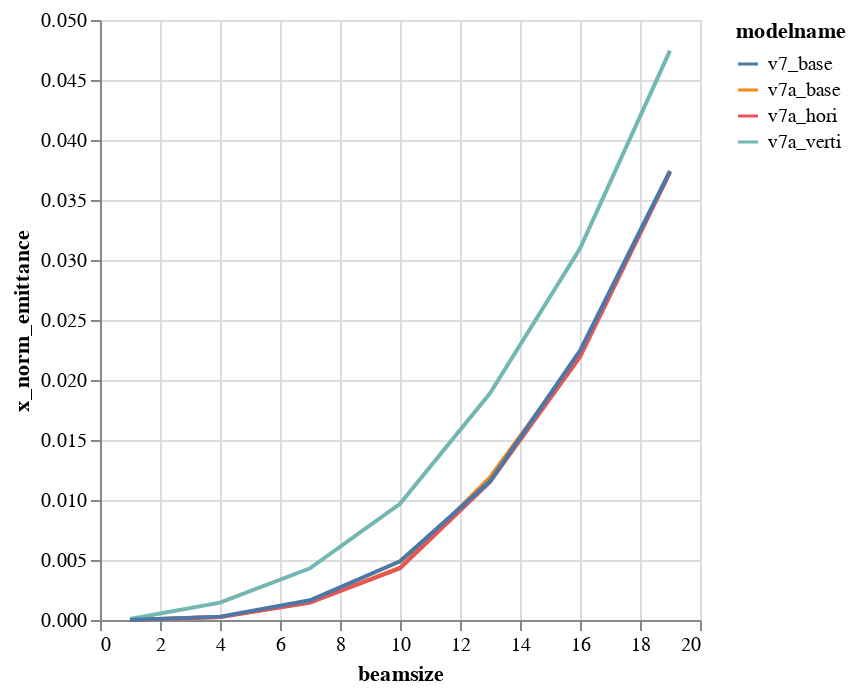

Notebook cell for this chart:
### Code cell
alt.Chart(DATA.loc[DATA["beamsize"]<=20]).mark_line().encode(
    color="modelname",
    x='beamsize',
    y='x_norm_emittance',
)

### Figure 1 — Vega-Lite specification as saved in the notebook (floating-point values rounded to 4 significant figures)
{"$schema": "https://vega.github.io/schema/vega-lite/v1.2.1.json", "data": {"values": [{"Unnamed: 0": 0, "beamsize": 1, "losses": 0, "modelname": "v7a_base", "relbeta": 0.002308, "sourceID": 16777217, "sourceName": "bs_1", "x_emittance": 0.00299, "x_norm_emittance": 6.902e-06, "y_emittance": 6.686e-05, "y_norm_emittance": 1.543e-07}, {"Unnamed: 0": 1, "beamsize": 4, "losses": 0, "modelname": "v7a_base", "relbeta": 0.002308, "sourceID": 16777218, "sourceName": "bs_4", "x_emittance": 0.1047, "x_norm_emittance": 0.0002417, "y_emittance": 0.004292, "y_norm_emittance": 9.907e-06}, {"Unnamed: 0": 2, "beamsize": 7, "losses": 0, "modelname": "v7a_base", "relbeta": 0.002308, "sourceID": 16777219, "sourceName": "bs_7", "x_emittance": 0.6383, "x_norm_emittance": 0.001474, "y_emittance": 0.02164, "y_norm_emittance": 4.995e-05}, {"Unnamed: 0": 3, "beamsize": 10, "losses": 0, "modelname": "v7a_base", "relbeta": 0.002308, "sourceID": 16777220, "sourceName": "bs_10", "x_emittance": 1.887, "x_norm_emittance": 0.004357, "y_emittance": 0.08267, "y_norm_emittance": 0.0001908}, {"Unnamed: 0": 4, "beamsize": 13, "losses": 1, "modelname": "v7a_base", "relbeta": 0.002308, "sourceID": 16777221, "sourceName": "bs_13", "x_emittance": 5.148, "x_norm_emittance": 0.01188, "y_emittance": 0.1961, "y_norm_emittance": 0.0004526}, {"Unnamed: 0": 5, "beamsize": 16, "losses": 13, "modelname": "v7a_base", "relbeta": 0.002308, "sourceID": 16777222, "sourceName": "bs_16", "x_emittance": 9.592, "x_norm_emittance": 0.02214, "y_emittance": 0.4002, "y_norm_emittance": 0.0009238}, {"Unnamed: 0": 6, "beamsize": 19, "losses": 33, "modelname": "v7a_base", "relbeta": 0.002308, "sourceID": 16777223, "sourceName": "bs_19", "x_emittance": 16.19, "x_norm_emittance": 0.03737, "y_emittance": 0.857, "y_norm_emittance": 0.001978}, {"Unnamed: 0": 0, "beamsize": 1, "losses": 0, "modelname": "v7a_hori", "relbeta": 0.002308, "sourceID": 16777217, "sourceName": "bs_1", "x_emittance": 0.002868, "x_norm_emittance": 6.62e-06, "y_emittance": 7.938e-06, "y_norm_emittance": 1.832e-08}, {"Unnamed: 0": 1, "beamsize": 4, "losses": 0, "modelname": "v7a_hori", "relbeta": 0.002308, "sourceID": 16777218, "sourceName": "bs_4", "x_emittance": 0.1042, "x_norm_emittance": 0.0002406, "y_emittance": 0.0008403, "y_norm_emittance": 1.94e-06}, {"Unnamed: 0": 2, "beamsize": 7, "losses": 0, "modelname": "v7a_hori", "relbeta": 0.002308, "sourceID": 16777219, "sourceName": "bs_7", "x_emittance": 0.632, "x_norm_emittance": 0.001459, "y_emittance": 0.006782, "y_norm_emittance": 1.566e-05}, {"Unnamed: 0": 3, "beamsize": 10, "losses": 0, "modelname": "v7a_hori", "relbeta": 0.002308, "sourceID": 16777220, "sourceName": "bs_10", "x_emittance": 1.866, "x_norm_emittance": 0.004307, "y_emittance": 0.07588, "y_norm_emittance": 0.0001752}, {"Unnamed: 0": 4, "beamsize": 13, "losses": 2, "modelname": "v7a_hori", "relbeta": 0.002308, "sourceID": 16777221, "sourceName": "bs_13", "x_emittance": 4.984, "x_norm_emittance": 0.01151, "y_emittance": 0.1732, "y_norm_emittance": 0.0003998}, {"Unnamed: 0": 5, "beamsize": 16, "losses": 13, "modelname": "v7a_hori", "relbeta": 0.002308, "sourceID": 16777222, "sourceName": "bs_16", "x_emittance": 9.491, "x_norm_emittance": 0.02191, "y_emittance": 0.3577, "y_norm_emittance": 0.0008257}, {"Unnamed: 0": 6, "beamsize": 19, "losses": 38, "modelname": "v7a_hori", "relbeta": 0.002308, "sourceID": 16777223, "sourceName": "bs_19", "x_emittance": 16.16, "x_norm_emittance": 0.0373, "y_emittance": 0.9717, "y_norm_emittance": 0.002243}, {"Unnamed: 0": 0, "beamsize": 1, "losses": 0, "modelname": "v7a_verti", "relbeta": 0.002308, "sourceID": 16777217, "sourceName": "bs_1", "x_emittance": 0.03888, "x_norm_emittance": 8.976e-05, "y_emittance": 0.0388, "y_norm_emittance": 8.958e-05}, {"Unnamed: 0": 1, "beamsize": 4, "losses": 0, "modelname": "v7a_verti", "relbeta": 0.002308, "sourceID": 16777218, "sourceName": "bs_4", "x_emittance": 0.6259, "x_norm_emittance": 0.001445, "y_emittance": 0.6147, "y_norm_emittance": 0.001419}, {"Unnamed: 0": 2, "beamsize": 7, "losses": 0, "modelname": "v7a_verti", "relbeta": 0.002308, "sourceID": 16777219, "sourceName": "bs_7", "x_emittance": 1.867, "x_norm_emittance": 0.004309, "y_emittance": 1.757, "y_norm_emittance": 0.004055}, {"Unnamed: 0": 3, "beamsize": 10, "losses": 0, "modelname": "v7a_verti", "relbeta": 0.002308, "sourceID": 16777220, "sourceName": "bs_10", "x_emittance": 4.196, "x_norm_emittance": 0.009687, "y_emittance": 3.781, "y_norm_emittance": 0.008728}, {"Unnamed: 0": 4, "beamsize": 13, "losses": 1, "modelname": "v7a_verti", "relbeta": 0.002308, "sourceID": 16777221, "sourceName": "bs_13", "x_emittance": 8.181, "x_norm_emittance": 0.01888, "y_emittance": 6.529, "y_norm_emittance": 0.01507}, {"Unnamed: 0": 5, "beamsize": 16, "losses": 13, "modelname": "v7a_verti", "relbeta": 0.002308, "sourceID": 16777222, "sourceName": "bs_16", "x_emittance": 13.41, "x_norm_emittance": 0.03096, "y_emittance": 9.296, "y_norm_emittance": 0.02146}, {"Unnamed: 0": 6, "beamsize": 19, "losses": 33, "modelname": "v7a_verti", "relbeta": 0.002308, "sourceID": 16777223, "sourceName": "bs_19", "x_emittance": 20.55, "x_norm_emittance": 0.04745, "y_emittance": 13.33, "y_norm_emittance": 0.03078}, {"Unnamed: 0": 0, "beamsize": 1, "losses": 0, "modelname": "v7_base", "relbeta": 0.002308, "sourceID": 16777217, "sourceName": "bs_1", "x_emittance": 0.003007, "x_norm_emittance": 6.941e-06, "y_emittance": 0.0006105, "y_norm_emittance": 1.409e-06}, {"Unnamed: 0": 1, "beamsize": 4, "losses": 0, "modelname": "v7_base", "relbeta": 0.002308, "sourceID": 16777218, "sourceName": "bs_4", "x_emittance": 0.1218, "x_norm_emittance": 0.0002812, "y_emittance": 0.0404, "y_norm_emittance": 9.327e-05}, {"Unnamed: 0": 2, "beamsize": 7, "losses": 0, "modelname": "v7_base", "relbeta": 0.002308, "sourceID": 16777219, "sourceName": "bs_7", "x_emittance": 0.7121, "x_norm_emittance": 0.001644, "y_emittance": 0.1995, "y_norm_emittance": 0.0004605}, {"Unnamed: 0": 3, "beamsize": 10, "losses": 0, "modelname": "v7_base", "relbeta": 0.002308, "sourceID": 16777220, "sourceName": "bs_10", "x_emittance": 2.12, "x_norm_emittance": 0.004895, "y_emittance": 0.6976, "y_norm_emittance": 0.00161}, {"Unnamed: 0": 4, "beamsize": 13, "losses": 1, "modelname": "v7_base", "relbeta": 0.002308, "sourceID": 16777221, "sourceName": "bs_13", "x_emittance": 5.007, "x_norm_emittance": 0.01156, "y_emittance": 1.717, "y_norm_emittance": 0.003964}, {"Unnamed: 0": 5, "beamsize": 16, "losses": 13, "modelname": "v7_base", "relbeta": 0.002308, "sourceID": 16777222, "sourceName": "bs_16", "x_emittance": 9.722, "x_norm_emittance": 0.02244, "y_emittance": 2.852, "y_norm_emittance": 0.006583}, {"Unnamed: 0": 6, "beamsize": 19, "losses": 32, "modelname": "v7_base", "relbeta": 0.002308, "sourceID": 16777223, "sourceName": "bs_19", "x_emittance": 16.21, "x_norm_emittance": 0.03742, "y_emittance": 7.1, "y_norm_emittance": 0.01639}]}, "encoding": {"color": {"field": "modelname", "type": "nominal"}, "x": {"field": "beamsize", "type": "quantitative"}, "y": {"field": "x_norm_emittance", "type": "quantitative"}}, "mark": "line"}
